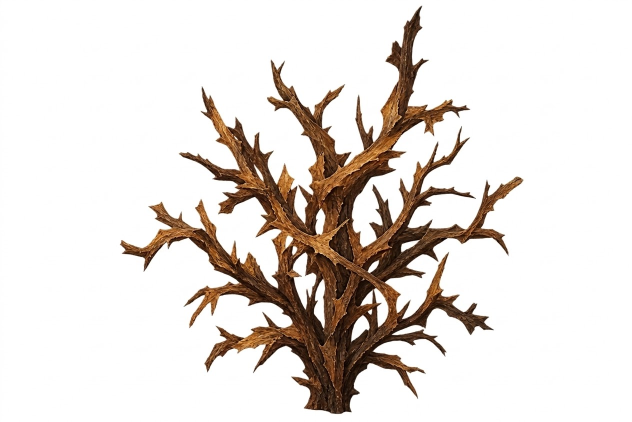
#> input picture minecraft/dead-bush-reference/dead-bush.jpg, 1264 x 843 px, found by its file name (shown at 1/2 size)
$ python prepare_dead_bush.py
#> lines starting #> are read from the running program, lines starting #| are printed output that depends on the picture; after the words box and inside, x2 and y2 are one past the last pixel; in counts of white or black regions, pixels touching at a corner belong together
#!/usr/bin/env python3
"""Prepare the vanilla dead-bush texture from the supplied white-background JPG.

Run from the repository root. Requires Pillow, numpy and scipy. The brightness
matte is approximate and very thin branches may be altered by the JPEG or by
Minecraft's alpha testing. The live bush and game behaviour are not modified.
"""
from pathlib import Path
import numpy as np
from scipy.ndimage import distance_transform_edt
from PIL import Image, ImageOps

SOURCE = Path('minecraft/dead-bush-reference/dead-bush.jpg')
OUTPUT = Path('minecraft/realistic-dirt/textures/blocks/deadbush.png')
SIZE = 512


def prepare():
    with Image.open(SOURCE) as source:
#> source is the input picture: PIL image 1264x843 RGB; mean R, G, B 228.2, 221.8, 217.1
        image = ImageOps.exif_transpose(source).convert('RGB')
        if image.size != (1264, 843):
            raise ValueError('Expected the supplied 1264x843 JPG')
        rgb = np.asarray(image, dtype=np.float32)
    # Fade the near-white background and JPEG noise while keeping soft edges.
    alpha = np.clip((255.0-rgb.min(axis=2)-5.0)/28.0, 0, 1)
    color = np.clip((rgb - 255.0*(1-alpha[..., None])) /
                    np.maximum(alpha[..., None], 1/255), 0, 255)
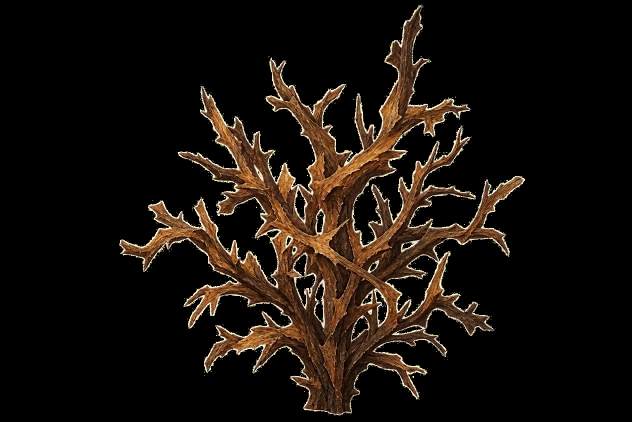
#> color: shape (843, 1264, 3) float32 (shown at 1/2 size); mean R, G, B 24, 17.2, 11.8
    # Recover darker local branch colour in pale background-contaminated edges.
    solid = (alpha > .98) & (rgb.min(axis=2) < 150)
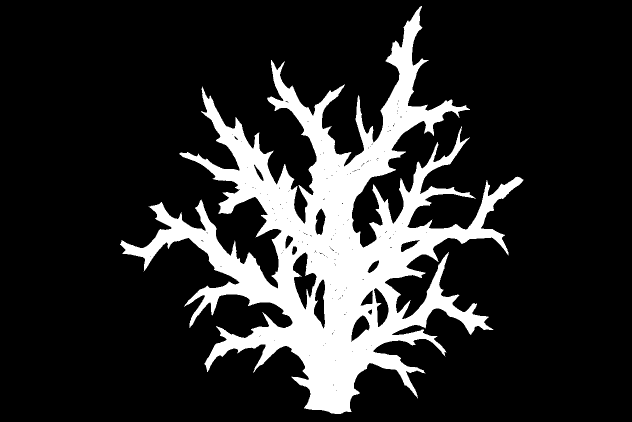
#> solid: shape (843, 1264) bool (shown at 1/2 size); 16.9% white; 1 white region, box (x1, y1, x2, y2) and area: (240, 12, 1047, 828) 180107
    if not np.any(solid):
        raise ValueError('No dead bush found')
    nearest = distance_transform_edt(~solid, return_distances=False, return_indices=True)
    core_rgb = rgb[nearest[0], nearest[1]]
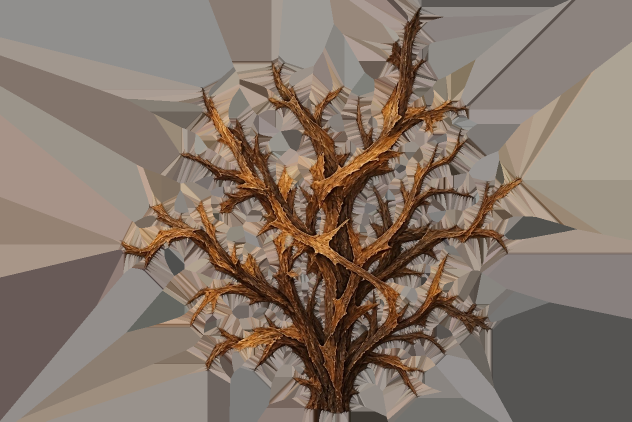
#> core_rgb: shape (843, 1264, 3) float32 (shown at 1/2 size); mean R, G, B 133.1, 117.6, 106.1
    weight = np.clip((rgb.min(axis=2)-150)/60, 0, 1)[..., None]
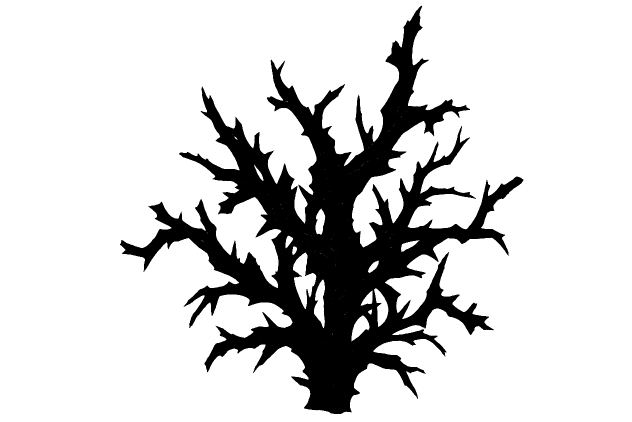
#> weight: shape (843, 1264, 1) float32 (shown at 1/2 size); min 0, max 1, mean 0.828
    color = color*(1-weight) + core_rgb*weight
    rgba = np.dstack((np.rint(color).astype(np.uint8), np.rint(alpha*255).astype(np.uint8)))
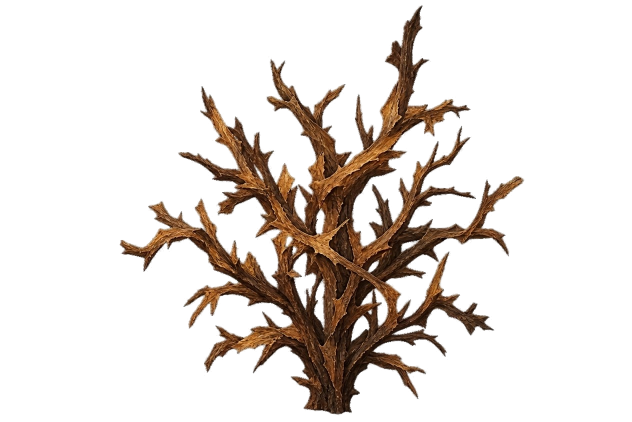
#> rgba: shape (843, 1264, 4) (shown at 1/2 size); mean R, G, B, A 133.1, 118, 106.4, 46.6; transparent parts drawn white
    rgba[rgba[:, :, 3] == 0, :3] = 0
    plant = Image.fromarray(rgba)
    bbox = plant.getchannel('A').point(lambda a: 255 if a >= 96 else 0).getbbox()
#> bbox = (239, 11, 1048, 829)
    if bbox is None:
        raise ValueError('Empty bush')
    x0, y0, x1, y1 = bbox
#> x0 = 239; y0 = 11; x1 = 1048; y1 = 829
    plant = plant.crop((max(0, x0-2), max(0, y0-2), min(plant.width, x1+2), min(plant.height, y1+2)))
    plant.thumbnail((SIZE-8, SIZE-4), Image.Resampling.LANCZOS)
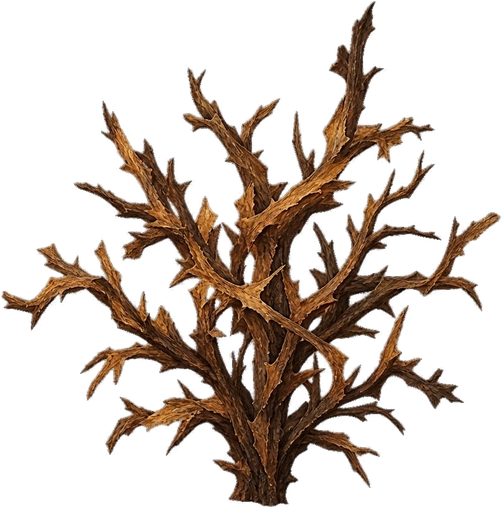
#> plant: PIL image 502x508 RGBA; mean R, G, B, A 38.2, 26.6, 18.5, 74.1; transparent parts drawn white
    canvas = Image.new('RGBA', (SIZE, SIZE), (0, 0, 0, 0))
#> canvas: PIL image 512x512 RGBA; every value is 0
    bottom = plant.getchannel('A').getbbox()[3]
#> bottom = 508
    canvas.paste(plant, ((SIZE-plant.width)//2, SIZE-bottom))
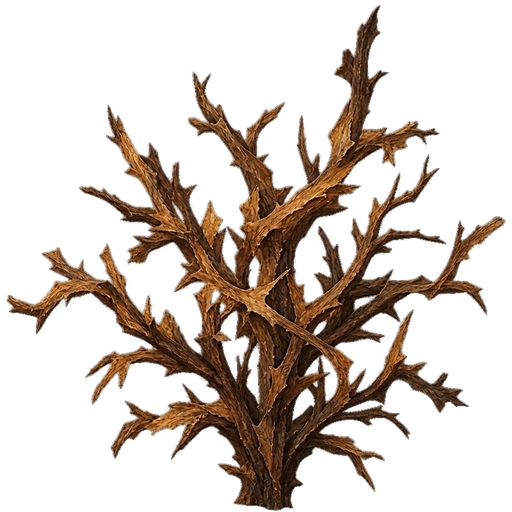
#> canvas: PIL image 512x512 RGBA; mean R, G, B, A 37.1, 25.9, 18, 72.1; transparent parts drawn white
    return canvas


def main():
    OUTPUT.parent.mkdir(parents=True, exist_ok=True)
    prepare().save(OUTPUT, optimize=True)
    print(f'Prepared dead bush texture: {OUTPUT}')


if __name__ == '__main__':
    main()
